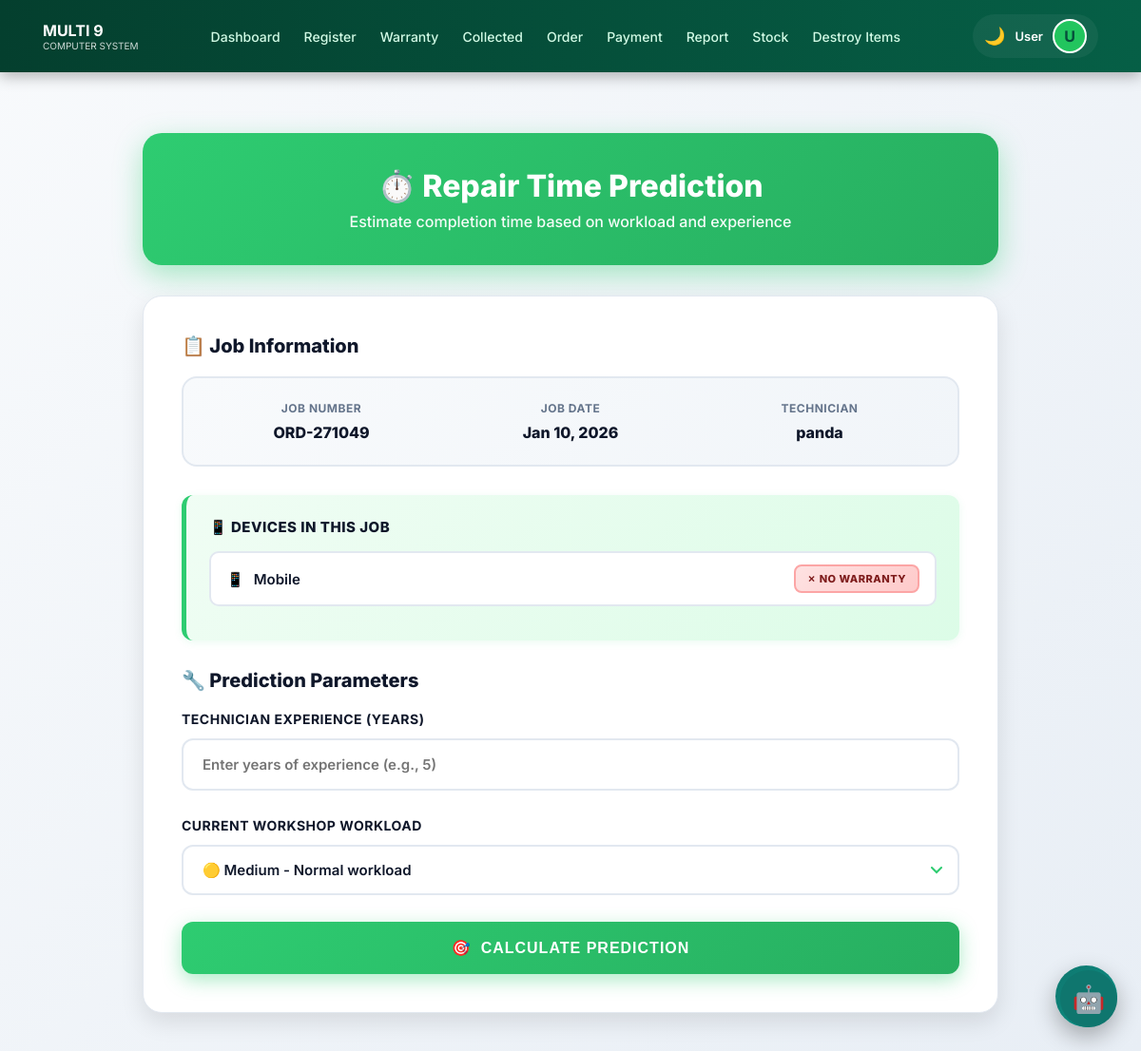
The app's page /duration.php?job_no=ORD-271049 with its own data.
### tables this page shows
CREATE TABLE `job` (
  `job_no` varchar(20) NOT NULL,
  `phone_number` varchar(15) DEFAULT NULL,
  `job_date` date NOT NULL,
  `job_status` varchar(20) DEFAULT 'Pending',
  `item_category` varchar(100) DEFAULT NULL,
  `brand` varchar(50) DEFAULT NULL,
  `problem_type` varchar(100) DEFAULT NULL,
  `problem_severity` varchar(50) DEFAULT NULL,
  `technician_experience_years` int(11) DEFAULT NULL,
  `workshop_workload` varchar(50) DEFAULT NULL,
  `actual_repair_time_days` int(11) DEFAULT NULL,
  `technician_id` int(11) DEFAULT NULL,
  `estimated_cost` decimal(10,2) DEFAULT 0.00
);

CREATE TABLE `technicians` (
  `technician_id` int(11) NOT NULL,
  `name` varchar(100) NOT NULL
);

CREATE TABLE `job_device` (
  `job_device_id` int(11) NOT NULL,
  `job_no` varchar(20) DEFAULT NULL,
  `device_name` varchar(100) NOT NULL,
  `model` varchar(100) DEFAULT NULL,
  `serial_no` varchar(100) DEFAULT NULL,
  `warranty_status` varchar(50) DEFAULT NULL,
  `supplier_name` varchar(255) DEFAULT NULL,
  `description` text DEFAULT NULL,
  `device_image` varchar(255) DEFAULT NULL,
  `issue_name` varchar(255) DEFAULT NULL,
  `device_status` varchar(50) NOT NULL DEFAULT 'Pending',
  `completed_date` datetime DEFAULT NULL,
  `destroy_notice_sent_date` datetime DEFAULT NULL,
  `issue_category` enum('Hardware','Software') DEFAULT 'Hardware',
  `final_status` varchar(50) DEFAULT 'Pending',
  `rent_warning_sent` int(11) DEFAULT 0,
  `parts_json` text DEFAULT NULL
);

### duration.php (the view, shortened to what this page needs)
<?php
include 'db_config.php';
include 'navbar.php';
$job_no = isset($_GET['job_no']) ? mysqli_real_escape_string($conn, $_GET['job_no']) : '';
$job_data = null;
if ($job_no) {
    $query = "SELECT j.job_no, j.job_date, t.name as tech_name
              FROM job j
              LEFT JOIN technicians t ON j.technician_id = t.technician_id
              WHERE j.job_no = '$job_no' LIMIT 1";
    $result = mysqli_query($conn, $query);
    $job_data = mysqli_fetch_assoc($result);
}
?>
<!DOCTYPE html>
<html lang="en">
<head>
</head>
<body>
<div class="container">
    <div class="page-header">
        <h1>⏱️ Repair Time Prediction</h1>
        <p>Estimate completion time based on workload and experience</p>
    </div>
    <div class="predict-card">
        <?php if ($job_data): ?>
            <div class="section-title">📋 Job Information</div>
            <div class="info-grid">
                <div class="info-item">
                    <label>Job Number</label>
                    <p><?= htmlspecialchars($job_data['job_no']) ?></p>
                </div>
                <div class="info-item">
                    <label>Job Date</label>
                    <p><?= date('M d, Y', strtotime($job_data['job_date'])) ?></p>
                </div>
                <div class="info-item">
                    <label>Technician</label>
                    <p><?= htmlspecialchars($job_data['tech_name'] ?? 'Unassigned') ?></p>
                </div>
            </div>
            <div class="device-list">
                <div class="device-list-title">📱 Devices in This Job</div>
                <?php
                $dev_res = mysqli_query($conn, "SELECT device_name, warranty_status FROM job_device WHERE job_no = '$job_no'");
                while($dev = mysqli_fetch_assoc($dev_res)):
                    $badge_class = ($dev['warranty_status'] == 'Warranty') ? 'badge-warranty' : 'badge-no-warranty';
                    $icon = ($dev['warranty_status'] == 'Warranty') ? '✓' : '✗';
                ?>
                    <div class="device-item">
                        <div class="device-name">
                            <span>📱</span>
                            <span><?= htmlspecialchars($dev['device_name']) ?></span>
                        </div>
                        <span class="badge <?= $badge_class ?>">
                            <?= $icon ?> <?= htmlspecialchars($dev['warranty_status']) ?>
                        </span>
                    </div>
                <?php endwhile; ?>
            </div>
            <div class="section-title">🔧 Prediction Parameters</div>
            <form method="POST">
                <div class="form-group">
                    <label>Technician Experience (Years)</label>
                    <input type="number" name="experience" min="1" max="50" required placeholder="Enter years of experience (e.g., 5)">
                </div>
                <div class="form-group">
                    <label>Current Workshop Workload</label>
                    <select name="workload" required>
                        <option value="Medium" selected>🟡 Medium - Normal workload</option>
                    </select>
                </div>
                <button type="submit" name="predict" class="btn-predict">
                    <span>🎯</span>
                    <span>Calculate Prediction</span>
                </button>
            </form>
        <?php endif; ?>
    </div>
</div>
</body>
<?php include 'chatbot.php'; ?>
</html>

### duration.php (style rules this page uses)
* { margin: 0; padding: 0; box-sizing: border-box; }
:root { --primary: #2ecc71; --primary-hover: #27ae60; --primary-dark: #229954; --success: #10b981; --danger: #ef4444; --warning: #f59e0b; --bg-main: #f8fafc; --card-bg: #ffffff; --text-main: #1a202c; --text-dark: #0f172a; --text-muted: #64748b; --border: #e2e8f0; --shadow-md: 0 4px 12px rgba(0, 0, 0, 0.08); --shadow-lg: 0 10px 25px rgba(0, 0, 0, 0.1); }
body { font-family: 'Inter', sans-serif; background: linear-gradient(135deg, #f8fafc 0%, #e8eef5 100%); padding: 140px 20px 40px 20px; color: var(--text-main); min-height: 100vh; transition: background 0.3s ease, color 0.3s ease; }
.container { max-width: 900px; margin: 0 auto; }
.page-header { background: linear-gradient(135deg, #2ecc71 0%, #27ae60 100%); padding: 36px 40px; border-radius: 20px; margin-bottom: 32px; box-shadow: 0 10px 30px rgba(46, 204, 113, 0.4); color: white; text-align: center; }
.page-header h1 { font-size: 32px; font-weight: 800; margin-bottom: 8px; display: flex; align-items: center; justify-content: center; gap: 12px; }
.page-header p { font-size: 16px; opacity: 0.95; font-weight: 500; }
.predict-card { background: var(--card-bg); padding: 40px; border-radius: 20px; border: 1px solid var(--border); box-shadow: var(--shadow-lg); transition: all 0.3s ease; }
.section-title { font-size: 20px; font-weight: 800; color: var(--text-dark); margin-bottom: 20px; display: flex; align-items: center; gap: 10px; }
.info-grid { display: grid; grid-template-columns: repeat(3, 1fr); gap: 20px; margin-bottom: 30px; background: linear-gradient(135deg, #f8fafc 0%, #f1f5f9 100%); padding: 24px; border-radius: 16px; border: 2px solid var(--border); }
.info-item { text-align: center; }
.info-item label { font-size: 12px; text-transform: uppercase; color: var(--text-muted); font-weight: 700; letter-spacing: 0.5px; display: block; margin-bottom: 8px; }
.info-item p { margin: 0; font-weight: 800; font-size: 16px; color: var(--text-dark); }
.device-list { margin-bottom: 30px; padding: 24px; border-left: 5px solid var(--primary); background: linear-gradient(135deg, #f0fdf4 0%, #dcfce7 100%); border-radius: 12px; box-shadow: 0 2px 8px rgba(46, 204, 113, 0.1); }
.device-list-title { font-size: 15px; font-weight: 800; color: var(--text-dark); margin-bottom: 16px; text-transform: uppercase; letter-spacing: 0.5px; }
.device-item { font-size: 15px; margin-bottom: 12px; padding: 12px 16px; background: white; border-radius: 10px; display: flex; align-items: center; justify-content: space-between; border: 2px solid #e2e8f0; transition: all 0.3s ease; font-weight: 600; color: var(--text-dark); }
.device-name { display: flex; align-items: center; gap: 10px; }
.badge { font-size: 11px; padding: 6px 12px; border-radius: 8px; font-weight: 800; text-transform: uppercase; letter-spacing: 0.5px; }
.badge-no-warranty { background: linear-gradient(135deg, #fee2e2 0%, #fecaca 100%); color: #7f1d1d; border: 2px solid #fca5a5; }
.form-group { margin-bottom: 28px; }
label { display: block; margin-bottom: 12px; font-weight: 700; font-size: 14px; color: var(--text-dark); text-transform: uppercase; letter-spacing: 0.5px; }
select, input { width: 100%; padding: 16px 20px; border: 2px solid var(--border); border-radius: 12px; font-size: 15px; font-family: 'Inter', sans-serif; font-weight: 600; color: var(--text-dark); transition: all 0.3s ease; background: white; }
select { cursor: pointer; appearance: none; background-repeat: no-repeat; background-position: right 16px center; padding-right: 45px; }
.btn-predict { background: linear-gradient(135deg, var(--primary) 0%, var(--primary-hover) 100%); color: white; width: 100%; border: none; padding: 18px; border-radius: 12px; font-weight: 800; font-size: 16px; cursor: pointer; text-transform: uppercase; letter-spacing: 1px; transition: all 0.3s ease; box-shadow: 0 6px 20px rgba(46, 204, 113, 0.4); display: flex; align-items: center; justify-content: center; gap: 10px; }

### records on screen
job: job_no "ORD-271049", job_date "Jan 10, 2026", technician.name "panda"
job_device: device_name "Mobile", warranty_status "✗", warranty_status "NO WARRANTY"

### other values on screen
$user_name "User"
$user_initial "U"
